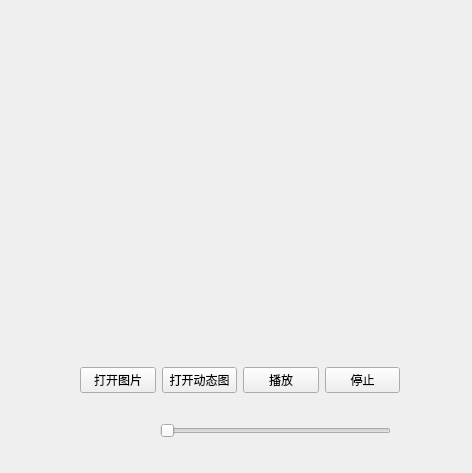
<?xml version="1.0" encoding="UTF-8"?>
<ui version="4.0">
 <class>Widget</class>
 <widget class="QWidget" name="Widget">
  <property name="geometry">
   <rect>
    <x>0</x>
    <y>0</y>
    <width>472</width>
    <height>473</height>
   </rect>
  </property>
  <property name="windowTitle">
   <string>Widget</string>
  </property>
  <widget class="QSlider" name="horizontalSlider">
   <property name="geometry">
    <rect>
     <x>160</x>
     <y>420</y>
     <width>231</width>
     <height>22</height>
    </rect>
   </property>
   <property name="orientation">
    <enum>Qt::Orientation::Horizontal</enum>
   </property>
  </widget>
  <widget class="QWidget" name="horizontalLayoutWidget">
   <property name="geometry">
    <rect>
     <x>80</x>
     <y>350</y>
     <width>320</width>
     <height>61</height>
    </rect>
   </property>
   <layout class="QHBoxLayout" name="horizontalLayout">
    <item>
     <widget class="QPushButton" name="btnOpenPic">
      <property name="text">
       <string>打开图片</string>
      </property>
     </widget>
    </item>
    <item>
     <widget class="QPushButton" name="btnOpenMov">
      <property name="text">
       <string>打开动态图</string>
      </property>
     </widget>
    </item>
    <item>
     <widget class="QPushButton" name="btnStart">
      <property name="text">
       <string>播放</string>
      </property>
     </widget>
    </item>
    <item>
     <widget class="QPushButton" name="btnStop">
      <property name="text">
       <string>停止</string>
      </property>
     </widget>
    </item>
   </layout>
  </widget>
  <widget class="QLabel" name="labelShow">
   <property name="geometry">
    <rect>
     <x>40</x>
     <y>10</y>
     <width>400</width>
     <height>300</height>
    </rect>
   </property>
   <property name="text">
    <string/>
   </property>
  </widget>
 </widget>
 <resources/>
 <connections/>
</ui>
